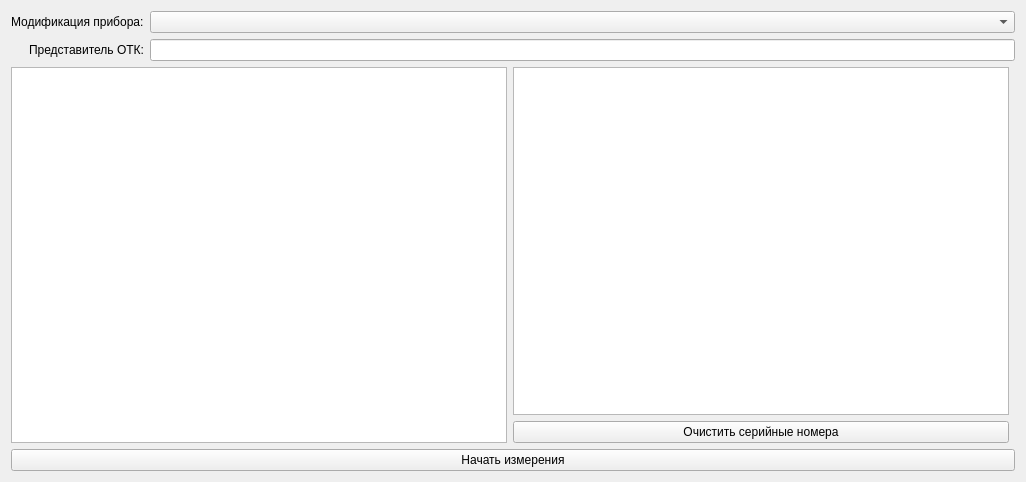
<?xml version="1.0" encoding="UTF-8"?>
<ui version="4.0">
 <class>PrepareForm</class>
 <widget class="QWidget" name="PrepareForm">
  <property name="geometry">
   <rect>
    <x>0</x>
    <y>0</y>
    <width>1026</width>
    <height>482</height>
   </rect>
  </property>
  <property name="windowTitle">
   <string>Form</string>
  </property>
  <layout class="QGridLayout" name="gridLayout">
   <item row="1" column="1">
    <widget class="QTableView" name="tvSerNum"/>
   </item>
   <item row="3" column="0" colspan="3">
    <widget class="QPushButton" name="pbStatrtMeasure">
     <property name="text">
      <string>Начать измерения</string>
     </property>
    </widget>
   </item>
   <item row="0" column="0" colspan="3">
    <layout class="QFormLayout" name="formLayout">
     <property name="labelAlignment">
      <set>Qt::AlignRight|Qt::AlignTrailing|Qt::AlignVCenter</set>
     </property>
     <item row="0" column="0">
      <widget class="QLabel" name="label">
       <property name="text">
        <string>Модификация прибора:</string>
       </property>
      </widget>
     </item>
     <item row="0" column="1">
      <widget class="QComboBox" name="cbxDevice"/>
     </item>
     <item row="1" column="0">
      <widget class="QLabel" name="label_2">
       <property name="text">
        <string>Представитель ОТК:</string>
       </property>
      </widget>
     </item>
     <item row="1" column="1">
      <widget class="QLineEdit" name="leFio"/>
     </item>
    </layout>
   </item>
   <item row="2" column="1">
    <widget class="QPushButton" name="pbClearSerNum">
     <property name="text">
      <string>Очистить серийные номера</string>
     </property>
    </widget>
   </item>
   <item row="1" column="0" rowspan="2">
    <widget class="QTableView" name="tvParams"/>
   </item>
  </layout>
 </widget>
 <resources/>
 <connections/>
</ui>
